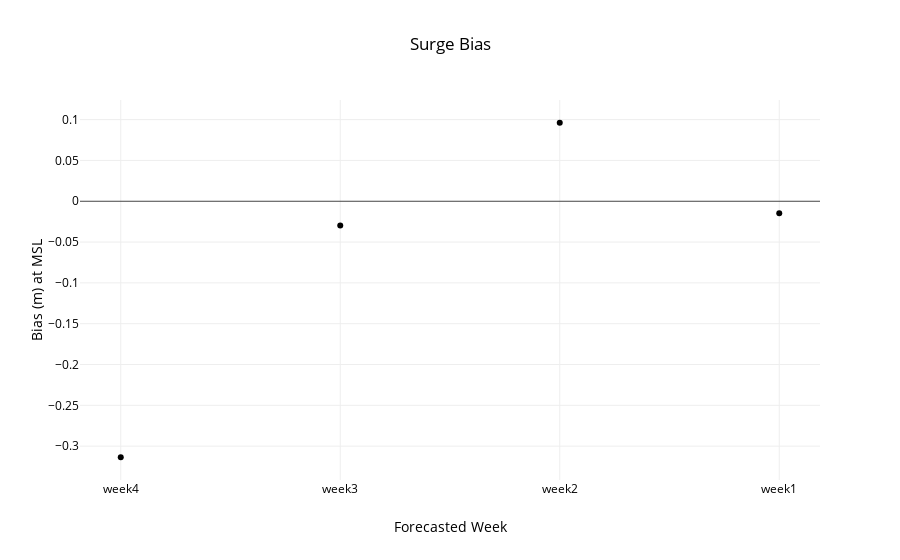

The code cell stored with this chart in its notebook:
### Code cell
week = ['nan','week4','week3','week2','week1']
data = utils.metric(files,week,start,27226)
title,x,y='Surge Bias','Forecasted Week','Bias (m) at MSL'
layout=utils.layout(title,x,y)
fig = go.Figure(data=data, layout=layout)
interactive = iplot(fig)
#po.plot(fig,filename=root_dir+'\\'+'metric.html')

### Figure 1 — Plotly figure (JSON) as saved in the notebook; plotly's stock layout.template omitted (floating-point values rounded to 4 significant figures)
{"data": [{"line": {"color": "rgba(0, 0, 255)"}, "mode": "markers", "type": "scatter", "uid": "d68c1ad6-8899-4092-bb0b-e6df8929f429", "x": ["week4", "week3", "week2", "week1"], "y": [-0.3136, -0.0296, 0.09617, -0.01455]}], "layout": {"autosize": true, "font": {"color": "rgb(0, 0, 0)"}, "legend": {"orientation": "h"}, "paper_bgcolor": "rgb(255,255,255)", "plot_bgcolor": "rgb(255,255,255)", "title": "Surge Bias", "xaxis": {"autorange": true, "range": [-0.1805, 3.18], "title": "Forecasted Week", "type": "category"}, "yaxis": {"autorange": true, "range": [-0.3436, 0.1262], "title": "Bias (m) at MSL", "type": "linear"}}}
